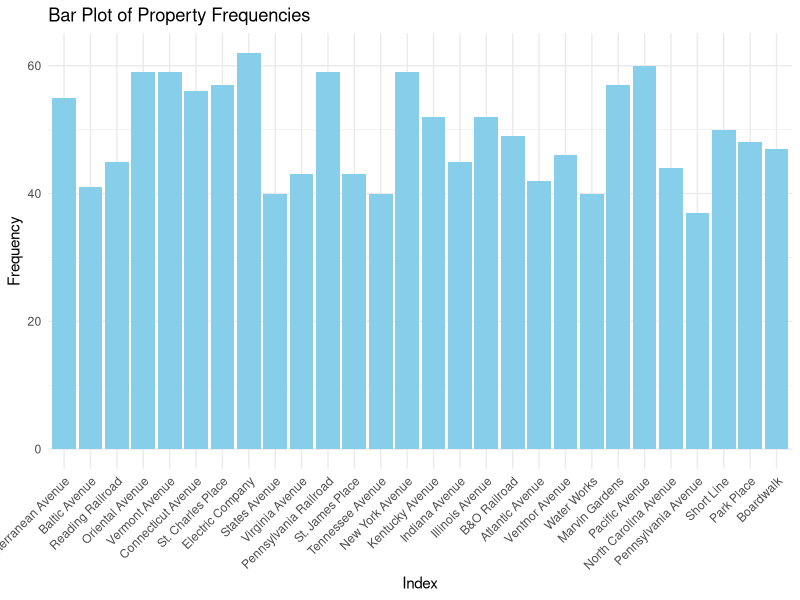
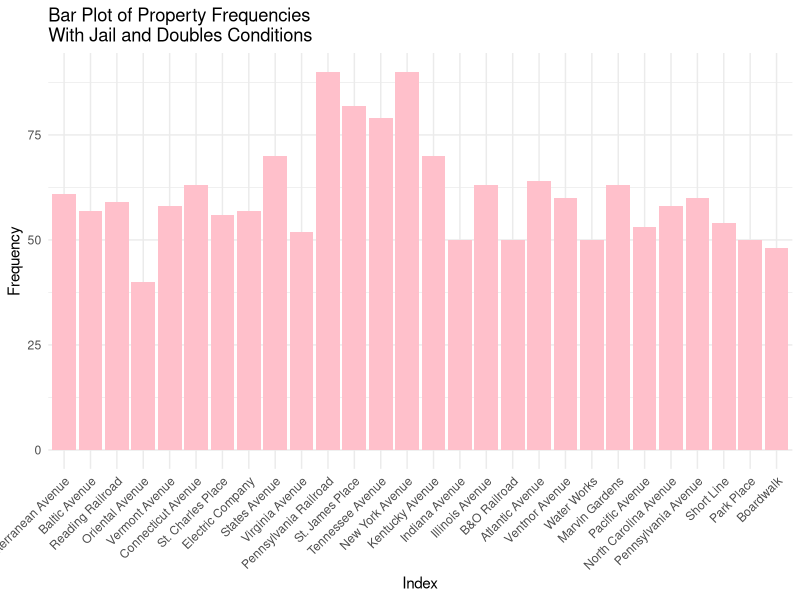
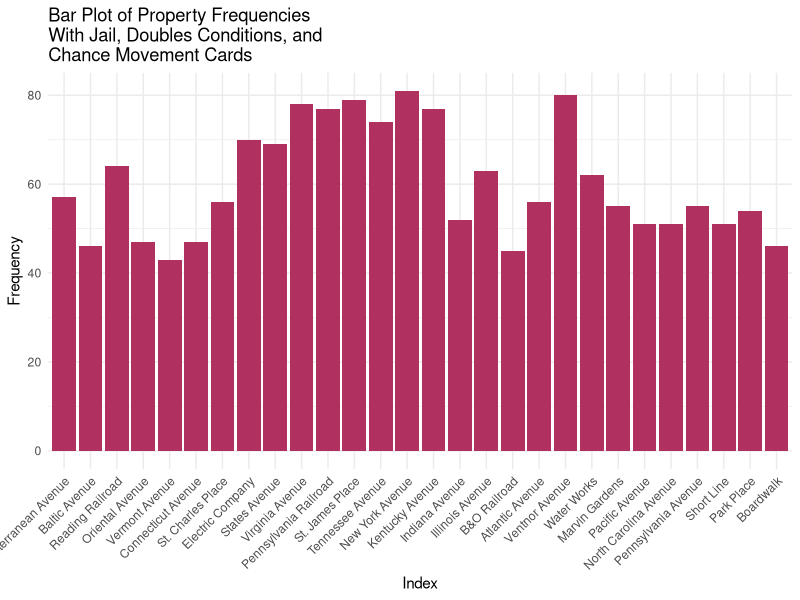

R code for these plots, in order: (Note: this script raises an error after producing the figures.)
## ---- chunk 1
knitr::opts_chunk$set(echo = TRUE)
## ---- chunk 2
# Word docx in repository
## ---- chunk 3
dice_1 <- function() {
  sample(1:6, 1) #randomly choose one number from 1-6
}

dice_2 <- function() {
  sample(1:6, 1) #randomly choose one number from 1-6
}

property_sum_10games <- c(0, 0, 0, 0, 0, 0, 0, 0, 0, 0, 0, 0, 0, 0, 0, 0, 0, 0, 0, 0, 0, 0, 0, 0, 0, 0, 0, 0)

#simulate 10 games
for (game in 1:10) {
  #initialize game board with 41 spaces that all start with 0 times they have been landed on
  game_board <- c(0, 0, 0, 0, 0, 0, 0, 0, 0, 0, 0, 0, 0, 0, 0, 0, 0, 0, 0, 0, 0, 0, 0, 0, 0, 0, 0, 0, 0, 0, 0, 0, 0, 0, 0, 0, 0, 0, 0, 0)

  #list of players
  players <- list(
    #initialize player positions (all start at position 0)
    player1 <- 0,
    player2 <- 0,
    player3 <- 0,
    player4 <- 0
  )

  #simulate 50 turns per player (200 turns in each game)
  for (i in 1:50) {
    for (j in 1:4) {
      dice_total <- dice_1() + dice_2() #rolling dice
      players[[j]] <- (players[[j]] + dice_total) %% 41 #move player forward by dice_total amount repeating around board using %% 41
      game_board[players[[j]]] <- game_board[players[[j]]] + 1 #add one for the count for the space the player just moved to
    }
  }

  #select only the indices on the board that correspond to properties
  properties <- game_board[c(2, 4, 6, 7, 9, 10, 12, 13, 14, 15, 16, 17, 19, 20, 22, 24, 25, 26, 27, 28, 29, 30, 32, 33, 35, 36, 38, 40)]

  #collect landing frequencies for 10 games
  property_sum_10games <- property_sum_10games + properties
}  

#assign names to properties
names(property_sum_10games) <- c("Mediterranean Avenue", "Baltic Avenue", "Reading Railroad", "Oriental Avenue", "Vermont Avenue", "Connecticut Avenue", "St. Charles Place", "Electric Company", "States Avenue", "Virginia Avenue", "Pennsylvania Railroad", "St. James Place", "Tennessee Avenue", "New York Avenue", "Kentucky Avenue", "Indiana Avenue", "Illinois Avenue", "B&O Railroad", "Atlantic Avenue", "Ventnor Avenue", "Water Works", "Marvin Gardens", "Pacific Avenue", "North Carolina Avenue", "Pennsylvania Avenue", "Short Line", "Park Place", "Boardwalk")

library(ggplot2)

#data frame with property names and their frequencies
prop_freq1 <- data.frame(
  property = factor(names(property_sum_10games), levels = names(property_sum_10games)),
  frequency = property_sum_10games
)

#plot frequencies in a bar chart
ggplot(prop_freq1, aes(x = property, y = frequency)) +
  geom_bar(stat = "identity", fill = "skyblue") +
  labs(x = "Index", y = "Frequency", title = "Bar Plot of Property Frequencies") +
  theme_minimal() +
  theme(axis.text.x = element_text(angle = 45, hjust = 1))
## ---- chunk 4
property_sum_10games_jail <- c(0, 0, 0, 0, 0, 0, 0, 0, 0, 0, 0, 0, 0, 0, 0, 0, 0, 0, 0, 0, 0, 0, 0, 0, 0, 0, 0, 0)

for (game in 1:10) {
  game_board <- c(0, 0, 0, 0, 0, 0, 0, 0, 0, 0, 0, 0, 0, 0, 0, 0, 0, 0, 0, 0, 0, 0, 0, 0, 0, 0, 0, 0, 0, 0, 0, 0, 0, 0, 0, 0, 0, 0, 0, 0)

  players <- list( # Store players as a list of data frames with their information
    player1 <- data.frame(
      location = 0, # Location on the board (integer)
      double_rolls = 0, # Number of times doubles have been rolled consecutively (integer)
      jail = FALSE, # Is the player in jail? (boolean)
      jail_rolls = 0), # Number of times a player has rolled while in jail (integer)
    player2 <- data.frame(
      location = 0,
      double_rolls = 0,
      jail = FALSE,
      jail_rolls = 0),
    player3 <- data.frame(
      location = 0,
      double_rolls = 0,
      jail = FALSE,
      jail_rolls = 0),
    player4 <- data.frame(
      location = 0,
      double_rolls = 0,
      jail = FALSE,
      jail_rolls = 0)
  )

  for (i in 1:50) { # Each player has 50 turns
    for (j in 1:4) { # Players take turns in order
      if (players[[j]]$jail == TRUE) { # If the player is in jail...
        d1 = dice_1()
        d2 = dice_2()
        jail_rolls <- jail_rolls + 1
        
        if (d1 == d2 || players[[j]]$jail_rolls == 3) { # If the player rolls doubles or has been in jail for 3 turns, then they get out
          jail = FALSE
          players[[j]]$jail_rolls <- 0
          dice_total <- dice_1() + dice_2()
          players[[j]]$location <- (players[[j]]$location + dice_total) %% 41
          game_board[players[[j]]$location] <- game_board[players[[j]]$location] + 1
        }
        
      } else { # If the player is not in jail...
        d1 = dice_1()
        d2 = dice_2()
        dice_total <- dice_1() + dice_2()
        players[[j]]$location <- (players[[j]]$location + dice_total) %% 41
        game_board[players[[j]]$location] <- game_board[players[[j]]$location] + 1
        
        if (players[[j]]$location == 31) { # Player landed on "Go to jail"
          players[[j]]$location <- 11
          jail = TRUE
        } else if (d1 == d2) { # Player rolled doubles on their first roll
          players[[j]]$double_rolls = players[[j]]$double_rolls + 1
        }
        
        while (players[[j]]$double_rolls > 0 & players[[j]]$double_rolls < 3) { # Player rolls again if they got doubles
          d1 = dice_1()
          d2 = dice_2()
          dice_total <- dice_1() + dice_2()
          players[[j]]$location <- (players[[j]]$location + dice_total) %% 41
          game_board[players[[j]]$location] <- game_board[players[[j]]$location] + 1
          
          if (d1 == d2) { # Increment the player's number of consecutive doubles rolls
            players[[j]]$double_rolls = players[[j]]$double_rolls + 1
          }
        }
        
        if (players[[j]]$double_rolls == 3) { # If player rolls double 3 times in a row, then they go to jail
          players[[j]]$location <- 11
          jail = TRUE
        }
      }
    }  
  }    

  properties <- game_board[c(2, 4, 6, 7, 9, 10, 12, 13, 14, 15, 16, 17, 19, 20, 22, 24, 25, 26, 27, 28, 29, 30, 32, 33, 35, 36, 38, 40)]
  
  property_sum_10games_jail <- property_sum_10games_jail + properties
}  

names(property_sum_10games_jail) <- c("Mediterranean Avenue", "Baltic Avenue", "Reading Railroad", "Oriental Avenue", "Vermont Avenue", "Connecticut Avenue", "St. Charles Place", "Electric Company", "States Avenue", "Virginia Avenue", "Pennsylvania Railroad", "St. James Place", "Tennessee Avenue", "New York Avenue", "Kentucky Avenue", "Indiana Avenue", "Illinois Avenue", "B&O Railroad", "Atlantic Avenue", "Ventnor Avenue", "Water Works", "Marvin Gardens", "Pacific Avenue", "North Carolina Avenue", "Pennsylvania Avenue", "Short Line", "Park Place", "Boardwalk")

library(ggplot2)

prop_freq2 <- data.frame(
  property = factor(names(property_sum_10games_jail), levels = names(property_sum_10games_jail)),
  frequency = property_sum_10games_jail
)

ggplot(prop_freq2, aes(x = property, y = frequency)) +
  geom_bar(stat = "identity", fill = "pink") +
  labs(x = "Index", y = "Frequency", title = "Bar Plot of Property Frequencies\nWith Jail and Doubles Conditions") +
  theme_minimal() +
  theme(axis.text.x = element_text(angle = 45, hjust = 1))
## ---- chunk 5
# Chance function
chance <- function() {
  card <- sample(1:16, 1)
  if (card == 1) {
    players[[j]]$location <- 40 # Advance to Boardwalk
  } else if (card == 2) {
    players[[j]]$location <- 1 # Advance to Go
  } else if (card == 3) {
    players[[j]]$location <- 25 # Advance to Illinois Ave
  } else if (card == 4) {
    players[[j]]$location <- 12 # Advance to St. Charles Place
  } else if (card == 5 || card == 6) { # Advance to the nearest railroad
    if (players[[j]]$location == 37) {
      players[[j]]$location <- 6 # Advance to Reading Railroad
    } else if (players[[j]]$location == 8) {
      players[[j]]$location <- 16 # Advance to Pennsylvania Railroad
    } else if (players[[j]]$location == 23) {
      players[[j]]$location <- 26 # Advance to B&O Railroad
    } # Short Line doesn't apply here
  } else if (card == 7) { # Advance to the nearest utility
    if (players[[j]]$location == 8 || players[[j]]$location == 37) {
      players[[j]]$location <- 13 # Advance to Electric Company
    } else if (players[[j]]$location == 23) {
      players[[j]]$location <- 29 # Advance to Water Works
    }
  } else if (card == 8) {
    players[[j]]$location <- players[[j]]$location - 3 # Move backwards 3 places
  } else if (card == 9) {
    players[[j]]$location <- 11 # Go to jail
    players[[j]]$jail == TRUE
  } else if (card == 10) {
    players[[j]]$location <- 6 # Advance to Reading Railroad
  } 
 }

# Simulation with the chance function and jail conditions
property_sum_10games_chance <- c(0, 0, 0, 0, 0, 0, 0, 0, 0, 0, 0, 0, 0, 0, 0, 0, 0, 0, 0, 0, 0, 0, 0, 0, 0, 0, 0, 0)

for (game in 1:10) {
  game_board <- c(0, 0, 0, 0, 0, 0, 0, 0, 0, 0, 0, 0, 0, 0, 0, 0, 0, 0, 0, 0, 0, 0, 0, 0, 0, 0, 0, 0, 0, 0, 0, 0, 0, 0, 0, 0, 0, 0, 0, 0)

  players <- list(
    player1 <- data.frame(
      location = 0,
      double_rolls = 0,
      jail = FALSE,
      jail_rolls = 0),
    player2 <- data.frame(
      location = 0,
      double_rolls = 0,
      jail = FALSE,
      jail_rolls = 0),
    player3 <- data.frame(
      location = 0,
      double_rolls = 0,
      jail = FALSE,
      jail_rolls = 0),
    player4 <- data.frame(
      location = 0,
      double_rolls = 0,
      jail = FALSE,
      jail_rolls = 0)
  )

  for (i in 1:50) {
    for (j in 1:4) {
      if (players[[j]]$jail == TRUE) {
        d1 = dice_1()
        d2 = dice_2()
        jail_rolls <- jail_rolls + 1
        
        if (d1 == d2 || players[[j]]$jail_rolls == 3) {
          jail = FALSE
          players[[j]]$jail_rolls <- 0
          dice_total <- dice_1() + dice_2()
          players[[j]]$location <- (players[[j]]$location + dice_total) %% 41
          if (players[[j]]$location == 8 || players[[j]]$location == 23 || players[[j]]$location == 37) {
            game_board[players[[j]]$location] <- game_board[players[[j]]$location] + 1
            chance()
          }
          game_board[players[[j]]$location] <- game_board[players[[j]]$location] + 1
        }
        
      } else {
        d1 = dice_1()
        d2 = dice_2()
        dice_total <- dice_1() + dice_2()
        players[[j]]$location <- (players[[j]]$location + dice_total) %% 41
        if (players[[j]]$location == 8 || players[[j]]$location == 23 || players[[j]]$location == 37) {
            game_board[players[[j]]$location] <- game_board[players[[j]]$location] + 1
            chance()
          }
        game_board[players[[j]]$location] <- game_board[players[[j]]$location] + 1
        
        if (players[[j]]$location == 31) {
          players[[j]]$location <- 11
          jail = TRUE
        } else if (d1 == d2) {
          players[[j]]$double_rolls = players[[j]]$double_rolls + 1
        }
        
        while (players[[j]]$double_rolls > 0 & players[[j]]$double_rolls < 3) {
          d1 = dice_1()
          d2 = dice_2()
          dice_total <- dice_1() + dice_2()
          players[[j]]$location <- (players[[j]]$location + dice_total) %% 41
          if (players[[j]]$location == 8 || players[[j]]$location == 23 || players[[j]]$location == 37) {
            game_board[players[[j]]$location] <- game_board[players[[j]]$location] + 1
            chance()
          }
          game_board[players[[j]]$location] <- game_board[players[[j]]$location] + 1
          
          if (d1 == d2) {
            players[[j]]$double_rolls = players[[j]]$double_rolls + 1
          }
        }
        
        if (players[[j]]$double_rolls == 3) {
          players[[j]]$location <- 11
          jail = TRUE
        }
      }
    }  
  }    

  properties <- game_board[c(2, 4, 6, 7, 9, 10, 12, 13, 14, 15, 16, 17, 19, 20, 22, 24, 25, 26, 27, 28, 29, 30, 32, 33, 35, 36, 38, 40)]
  
  property_sum_10games_chance <- property_sum_10games_chance + properties
}  

names(property_sum_10games_chance) <- c("Mediterranean Avenue", "Baltic Avenue", "Reading Railroad", "Oriental Avenue", "Vermont Avenue", "Connecticut Avenue", "St. Charles Place", "Electric Company", "States Avenue", "Virginia Avenue", "Pennsylvania Railroad", "St. James Place", "Tennessee Avenue", "New York Avenue", "Kentucky Avenue", "Indiana Avenue", "Illinois Avenue", "B&O Railroad", "Atlantic Avenue", "Ventnor Avenue", "Water Works", "Marvin Gardens", "Pacific Avenue", "North Carolina Avenue", "Pennsylvania Avenue", "Short Line", "Park Place", "Boardwalk")

# Plot
library(ggplot2)

prop_freq2 <- data.frame(
  property = factor(names(property_sum_10games_chance), levels = names(property_sum_10games_chance)),
  frequency = property_sum_10games_chance
)

ggplot(prop_freq2, aes(x = property, y = frequency)) +
  geom_bar(stat = "identity", fill = "maroon") +
  labs(x = "Index", y = "Frequency", title = "Bar Plot of Property Frequencies\nWith Jail, Doubles Conditions, and\nChance Movement Cards") +
  theme_minimal() +
  theme(axis.text.x = element_text(angle = 45, hjust = 1))
## ---- chunk 6
# Community Chest Cards Function
chest <- function() {
  chest_card <- sample(1:16, 1)
    if (chest_card == 1) {
      players[[j]]$location <- 1 # Advance to Go (Collect $200)
      players[[j]]$account <- players[[j]]$account + 200
    } else if (chest_card == 2) {
      players[[j]]$account <- players[[j]]$account + 200 # Bank error in your favor. Collect $200
    } else if (chest_card == 3) {
      players[[j]]$account <- players[[j]]$account - 50 # Doctor’s fee. Pay $50
      free_parking_fund <- free_parking_fund + 50
    } else if (chest_card == 4) {
      players[[j]]$account <- players[[j]]$money + 50 # From sale of stock you get $50
    } else if (chest_card == 5) {
      players[[j]]$get_out_of_jail_free <- TRUE # Get Out of Jail Free
    } else if (chest_card == 6) {
      players[[j]]$jail <- TRUE # Go to Jail. Go directly to jail, do not pass Go, do not collect $200
    } else if (chest_card == 7) {
      players[[j]]$account <- players[[j]]$account + 100 # Holiday fund matures. Receive $100
    } else if (chest_card == 8) {
      players[[j]]$account <- players[[j]]$account + 20 # Income tax refund. Collect $20
    } else if (chest_card == 9) {
      players[[j]]$account <- players[[j]]$account + 10 * 3 # It is your birthday. Collect $10 from every player
        for (k in 1:4) {
          if (k != j) {
            players[[k]]$account <- players[[k]]$account - 10
        }
      }
    } else if (chest_card == 10) {
      players[[j]]$account <- players[[j]]$account + 100 # Life insurance matures. Collect $100
    } else if (chest_card == 11) {
      players[[j]]$account <- players[[j]]$account - 100 # Pay hospital fees of $100
      free_parking_fund <- free_parking_fund + 100
    } else if (chest_card == 12) {
      players[[j]]$account <- players[[j]]$account - 50 # Pay school fees of $50
      free_parking_fund <- free_parking_fund + 50
    } else if (chest_card == 13) {
      players[[j]]$account <- players[[j]]$account - 25 # Receive $25 consultancy fee
      free_parking_fund <- free_parking_fund + 25
    } else if (chest_card == 14) {
      players[[j]]$account <- players[[j]]$account + 10 # You have won second prize in a beauty contest. Collect $10
    } else if (chest_card == 15) {
      players[[j]]$account <- players[[j]]$account + 100 # You inherit $100
    }
      # Card 16 is paying for houses and hotels -- doesn't apply here
}

free_parking_fund <- 0

free_parking <- function(){
  if (players[[j]]$location == 20) {  # Free Parking position
  players[[j]]$account <- players[[j]]$account + free_parking_fund
  free_parking_fund <- 0  # Reset the fund
  }
}
## ---- chunk 7
chance <- function() {
  card <- sample(1:16, 1)
  old_location <- players[[j]]$location
  new_location <- players[[j]]$location
   if (card == 1) {
    players[[j]]$location <- 40 # Advance to Boardwalk
    new_location <- players[[j]]$location
  } else if (card == 2) {
    players[[j]]$location <- 1 # Advance to Go
    new_location <- players[[j]]$location
  } else if (card == 3) {
    players[[j]]$location <- 25 # Advance to Illinois Ave
    new_location <- players[[j]]$location
  } else if (card == 4) {
    players[[j]]$location <- 12 # Advance to St. Charles Place
    new_location <- players[[j]]$location
  } else if (card == 5 || card == 6) { # Advance to the nearest railroad
    if (players[[j]]$location == 37) {
      players[[j]]$location <- 6 # Advance to Reading Railroad
      new_location <- players[[j]]$location
    } else if (players[[j]]$location == 8) {
      players[[j]]$location <- 16 # Advance to Pennsylvania Railroad
      new_location <- players[[j]]$location
    } else if (players[[j]]$location == 23) {
      players[[j]]$location <- 26 # Advance to B&O Railroad
      new_location <- players[[j]]$location
    } 
  } else if (card == 7) { # Advance to the nearest utility
    if (players[[j]]$location == 8 || players[[j]]$location == 37) {
      players[[j]]$location <- 13 # Advance to Electric Company
      new_location <- players[[j]]$location
    } else if (players[[j]]$location == 23) {
      players[[j]]$location <- 29 # Advance to Water Works
      new_location <- players[[j]]$location
    }
  } else if (card == 8) {
    players[[j]]$location <- players[[j]]$location - 3 # Move backwards 3 places
    if (players[[j]]$location == 1) {
        players[[j]]$account <- players[[j]]$account + 200 # If landed on GO collect $200
      }
    new_location <- players[[j]]$location
  } else if (card == 9) {
    players[[j]]$location <- 11 # Go to jail
    players[[j]]$jail <- TRUE
    new_location <- players[[j]]$location
  } else if (card == 10) {
    players[[j]]$location <- 6 # Advance to Reading Railroad
    new_location <- players[[j]]$location
  } 

  if (new_location < old_location && card %in% c(1, 3:7, 10)) {
    players[[j]]$account <- players[[j]]$account + 200 # Passing Go for cards 1, 3-7, and 10
  }
  
    else if (card == 11) {
      players[[j]]$account <- players[[j]]$account + 50 # Bank pays you $50
    }
    else if (card == 12) {
      players[[j]]$get_out_of_jail_free == TRUE # Get out of jail free card
    }
    else if (card == 13) {
      players[[j]]$account <- players[[j]]$account - 15 # Speeding fine $15
      free_parking_fund <- free_parking_fund + 15
    }
    else if (card == 14) {
      players[[j]]$account <- players[[j]]$account - 50 * 3
        for (k in 1:4) {
          if (k != j) {
            players[[k]]$account <- players[[k]]$account + 50 # Elected Chairman of the Board; pay each player $50
          }
        }
    }
    else if (card == 15) {
      players[[j]]$account <- players[[j]]$account + 150 # Building loan matures; collect $150
      
      # Card 16 is paying for houses and hotels -- doesn't apply here
    }
}
## ---- chunk 8
chance <- function() {
  card <- sample(1:16, 1)
  if (card == 1) {
    players[[j]]$location <- 40 # Advance to Boardwalk
  } else if (card == 2) {
    players[[j]]$location <- 1 # Advance to Go
    players[[j]]$account <- players[[j]]$account + 200
  } else if (card == 3) {
    players[[j]]$location <- 25 # Advance to Illinois Ave
    if (players[[j]]$location == 37) {
      players[[j]]$account <- players[[j]]$account + 200
    }
  } else if (card == 4) {
    players[[j]]$location <- 12 # Advance to St. Charles Place
    if (players[[j]]$location != 8) {
      players[[j]]$account <- players[[j]]$account + 200
    }
  } else if (card == 5 || card == 6) { # Advance to the nearest railroad
    if (players[[j]]$location == 37) {
      players[[j]]$location <- 6 # Advance to Reading Railroad
      players[[j]]$account <- players[[j]]$account + 200
    } else if (players[[j]]$location == 8) {
      players[[j]]$location <- 16 # Advance to Pennsylvania Railroad
    } else if (players[[j]]$location == 23) {
      players[[j]]$location <- 26 # Advance to B&O Railroad
    } 
  } else if (card == 7) { # Advance to the nearest utility
    if (players[[j]]$location == 8 || players[[j]]$location == 37) {
      players[[j]]$location <- 13 # Advance to Electric Company
      if (players[[j]]$location == 37) {
      players[[j]]$account <- players[[j]]$account + 200
    }
    } else if (players[[j]]$location == 23) {
      players[[j]]$location <- 29 # Advance to Water Works
    }
  } else if (card == 8) {
    players[[j]]$location <- players[[j]]$location - 3 # Move backwards 3 places
  } else if (card == 9) {
    players[[j]]$location <- 11 # Go to jail
    players[[j]]$jail <- TRUE
  } else if (card == 10) {
    players[[j]]$location <- 6 # Advance to Reading Railroad
    players[[j]]$account <- players[[j]]$account + 200
  } else if (card == 11) { # Bank pays you $50
    players[[j]]$account <- players[[j]]$account + 50
  } else if (card == 12) { # Get out of jail free
    players[[j]]$get_out_of_jail_free = TRUE
  } else if (card == 13) { # Speeding fine
    players[[j]]$account <- players[[j]]$account - 15
  } else if (card == 14) { # Elected chairman
    players[[j]]$account <- players[[j]]$account + 150
    for (k in 1:4) {
      if (players[[j]] != players[[k]]) {
        players[[k]]$account <- players[[k]]$account - 50
      }
    }
  } else if (card == 15) { # Building loan matures
    players[[j]]$account <- players[[j]]$account + 150
  }
}
## ---- chunk 9
#This function will divide all the properties between the four players
#Input: properties vector
#Return: Four equal groups of randomly shuffled elements from the properties vector

divide_properties <- function(x) {
  shuffled <- sample(x) #randomly shuffles all the elements of the properties vector
  n <- length(shuffled) #length of shuffled vector
  indices <- rep(1:4, times = 7) #creates a vector that contains a repeating sequence from 1 to 4 that is 28 elements long
  result <- split(shuffled, indices) #splits shuffled vector into four groups
}
## ---- chunk 10
#This function will determine the ownership of a property when it is landed on
ownership <- function(x) {
  for (p in players) {
    for (i in 1:7) {
      if (x == players[[p]]$owned_properties[i]) {
        if (p == players[[p]]$ID) {
          return(NULL)
        } else {
          return(players[[p]])
        }
      }
    }
  }
}
## ---- chunk 11
#This function will calculate fees owed on special properties (railroads and utilities)
#Input: a vector of integers with each integer corresponding to a property on the board
#Return: a vector of fees owed
special_ownership <- function(x) {
  rail_count <- 0 #initialize number of railroad properties held to zero
  util_count <- 0 #initialize number of utility properties held to zero
  for (i in 1:7) {
    #check if property is a railroad (positions 6, 16, 26 and 36)
    if (x[i] == 6 || x[i] == 16 || x[i] == 26 || x[i] == 36) {
      rail_count <- rail_count + 1 #add one to railroad count vector
    #check if property is a utility (positions 13 and 29)
    } else if (x[i] == 13 || x[i] == 29) {
      util_count = util_count + 1 #add one to utility count vector
    }
  }
  
  fees <- c() #this vector will hold the fee values

  #determine fee owed based on number railroad cards owned 
  if (rail_count == 0) {
    fees <- append(fees, 0) #add 0 to fees vector
  } else if (rail_count == 1) {
    fees <- append(fees, 25) #add 25 to fees vector
  } else if (rail_count == 2) {
    fees <- append(fees, 50) #add 50 to fees vector
  } else {
    fees <- append(fees, 100) #add 100 to fees vector
  }

  #determine fee owed based on number utility cards owned 
  if (util_count == 0) {
    fees <- append(fees, 0) #add 0 to fees vector
  } else if (util_count == 1) {
    fees <- append(fees, 4) #add 4 to fees vector
  } else {
    fees <- append(fees, 10) #add 10 to fees vector
  } 
  
  return(fees) #vector of fees owed
}
## ---- chunk 12
#This function facilitates rent transactions between players
#Input: a numeric value that corresponds to a position on the board that the player has moved to
#Return: modifies player accounts in the player list
rent <- function(x) {
  if (x == 1) { # Go position
    players[[j]]$account = players[[j]]$account + 200 #player money +200
  } else if (x == 5) { # Income tax position
    players[[j]]$account = players[[j]]$account - 200 #player money -200
  } else if (x == 39) { # Luxury tax position
    players[[j]]$account = players[[j]]$account - 100
  }
  
  owner <- ownership(x)
  if (owner$in_game == TRUE) {
    if (x == 2) { # Mediterranean Ave
      players[[j]]$account = players[[j]]$account - 2
      owner$account = owner$account + 2
    } else if (x == 4) { # Baltic Ave
      players[[j]]$account = players[[j]]$account - 4
      owner$account = owner$account + 4
    } else if (x == 6 || x == 16 || x == 26 || x == 36) { # Railroads
      special_fees <- owner$rails_and_utils
      players[[j]]$account = players[[j]]$account - special_fees[1]
      owner$account = owner$account + special_fees[1]
    } else if (x == 7) { # Oriental Ave
      players[[j]]$account = players[[j]]$account - 6
      owner$account = owner$account + 6
    } else if (x == 9) { # Vermont Ave
      players[[j]]$account = players[[j]]$account - 6
      owner$account = owner$account + 6
    } else if (x == 10) { # Connecticut Ave
      players[[j]]$account = players[[j]]$account - 8
      owner$account = owner$account + 8
    } else if (x == 12) { # St. Charles Place
      players[[j]]$account = players[[j]]$account - 10
      owner$account = owner$account + 10
    } else if (x == 13 || x == 29) { # Utilities
      special_fees <- owner$rails_and_utils
      players[[j]]$account = players[[j]]$account - special_fees[2]
      owner$account = owner$account + special_fees[2]
    } else if (x == 14) { # States Ave
      players[[j]]$account = players[[j]]$account - 10
      owner$account = owner$account + 10
    } else if (x == 15) { # Virginia Ave
      players[[j]]$account = players[[j]]$account - 12
      owner$account = owner$account + 12
    } else if (x == 17) { # St. James Place
      players[[j]]$account = players[[j]]$account - 14
      owner$account = owner$account + 14
    } else if (x == 19) { # Tennessee Ave
      players[[j]]$account = players[[j]]$account - 14
      owner$account = owner$account + 14
    } else if (x == 20) { # New York Ave
      players[[j]]$account = players[[j]]$account - 16
      owner$account = owner$account + 16
    } else if (x == 22) { # Kentucky Ave
      players[[j]]$account = players[[j]]$account - 18
      owner$account = owner$account + 18
    } else if (x == 24) { # Indiana Ave
      players[[j]]$account = players[[j]]$account - 18
      owner$account = owner$account + 18
    } else if (x == 25) { # Illinois Ave
      players[[j]]$account = players[[j]]$account - 20
      owner$account = owner$account + 20
    } else if (x == 27) { # Atlantic Ave
      players[[j]]$account = players[[j]]$account - 22
      owner$account = owner$account + 22
    } else if (x == 28) { # Vetnor Ave
      players[[j]]$account = players[[j]]$account - 22
      owner$account = owner$account + 22
    } else if (x == 30) { # Marvin Gardens
      players[[j]]$account = players[[j]]$account - 24
      owner$account = owner$account + 24
    } else if (x == 32) { # Pacific Ave
      players[[j]]$account = players[[j]]$account - 26
      owner$account = owner$account + 26
    } else if (x == 33) { # North Carolina Ave
      players[[j]]$account = players[[j]]$account - 26
      owner$account = owner$account + 26
    } else if (x == 35) { # Pennsylvania Ave
      players[[j]]$account = players[[j]]$account - 28
      owner$account = owner$account + 28
    } else if (x == 38) { # Park Place
      players[[j]]$account = players[[j]]$account - 35
      owner$account = owner$account + 35
    } else if (x == 40) { # Boardwalk
      players[[j]]$account = players[[j]]$account - 50
      owner$account = owner$account + 50
    }
  }
}
## ---- chunk 13
properties <- c(2, 4, 6, 7, 9, 10, 12, 13, 14, 15, 16, 17, 19, 20, 22, 24, 25, 26, 27, 28, 29, 30, 32, 33, 35, 36, 38, 40)

# Randomly give each player 7 properties
property_groups <- divide_properties(properties)

# Add location of properties to players owned properties vector
players <- list(
  player1 <- list(
    ID = 1,
    location = 0,
    double_rolls = 0,
    jail = FALSE,
    jail_rolls = 0,
    account = 1500,
    owned_properties <- property_groups[1],
    rails_and_utils <- special_ownership(unlist(owned_properties)),
    get_out_of_jail_free = FALSE,
    in_game = TRUE),
  player2 <- list(
    ID = 2,
    location = 0,
    double_rolls = 0,
    jail = FALSE,
    jail_rolls = 0,
    account = 1500,
    owned_properties <- property_groups[2],
    rails_and_utils <- special_ownership(unlist(owned_properties)),
    get_out_of_jail_free = FALSE,
    in_game = TRUE),
  player3 <- list(
    ID = 3,
    location = 0,
    double_rolls = 0,
    jail = FALSE,
    jail_rolls = 0,
    account = 1500,
    owned_properties <- property_groups[3],
    rails_and_utils <- special_ownership(unlist(owned_properties)),
    get_out_of_jail_free = FALSE,
    in_game = TRUE),
  player4 <- list(
    ID = 4,
    location = 0,
    double_rolls = 0,
    jail = FALSE,
    jail_rolls = 0,
    account = 1500,
    owned_properties <- property_groups[4],
    rails_and_utils <- special_ownership(unlist(owned_properties)),
    get_out_of_jail_free = FALSE,
    in_game = TRUE)
  )

# Make attribute to know how many players are still in
players_in <- 4
# Make attribute to count the number of turns taken
total_turns <- 0

while (players_in > 1) {
  # Add rent function to this whole thing
  for (j in 1:4) {
    if (players[[j]]$in_game == TRUE) {
      if (players[[j]]$jail == TRUE & players[[j]]$get_out_of_jail_free == FALSE) {
        d1 = dice_1()
        d2 = dice_2()
        jail_rolls <- jail_rolls + 1
        
        if (d1 == d2 || players[[j]]$jail_rolls == 3) {
          jail = FALSE
          players[[j]]$jail_rolls <- 0
          dice_total <- dice_1() + dice_2()
          players[[j]]$location <- (players[[j]]$location + dice_total) %% 41
          if (players[[j]]$location == 8 || players[[j]]$location == 23 || players[[j]]$location == 37) {
            chance()
          }
          # Add community chest
          if (players[[j]]$location == 3 || players[[j]]$location == 18 || players[[j]]$location == 34) {
            chest()
          }
          # Pay rent
          rent(players[[j]]$location)
        }
        total_turns = total_turns + 1
        
      } else {
        if (players[[j]]$jail == TRUE & players[[j]]$get_out_of_jail_free == TRUE) {
          players[[j]]$jail == FALSE
          players[[j]]$get_out_of_jail_free == FALSE
        }
        d1 = dice_1()
        d2 = dice_2()
        dice_total <- dice_1() + dice_2()
        players[[j]]$location <- (players[[j]]$location + dice_total) %% 41
        if (players[[j]]$location == 8 || players[[j]]$location == 23 || players[[j]]$location == 37) {
            chance()
        }
        if (players[[j]]$location == 3 || players[[j]]$location == 18 || players[[j]]$location == 34) {
            chest()
          }
          # Pay rent
          rent(players[[j]]$location)
      }
        
      if (players[[j]]$location == 31) {
        players[[j]]$location <- 11
        jail = TRUE
      } else if (d1 == d2) {
        players[[j]]$double_rolls = players[[j]]$double_rolls + 1
      }
        
      while (players[[j]]$double_rolls > 0 & players[[j]]$double_rolls < 3) {
        d1 = dice_1()
        d2 = dice_2()
        dice_total <- dice_1() + dice_2()
        players[[j]]$location <- (players[[j]]$location + dice_total) %% 41
        if (players[[j]]$location == 8 || players[[j]]$location == 23 || players[[j]]$location == 37) {
          chance()
        }
        # Add community chest
        if (players[[j]]$location == 3 || players[[j]]$location == 18 || players[[j]]$location == 34) {
          chest()
        }
        # Pay rent
        rent(players[[j]]$location)
      }
          
      if (d1 == d2) {
        players[[j]]$double_rolls = players[[j]]$double_rolls + 1
      }
      
      if (players[[j]]$double_rolls == 3) {
        players[[j]]$location <- 11
        jail = TRUE
      }
      
      if (players[[j]]$account < 0) {
        players[[j]]$in_game = FALSE
        players_in = players_in - 1
      }
      
      total_turns = total_turns + 1
    }
  }
}

## ---- chunk 14
get_active_players <- function(players) {
  return(which(sapply(players, function(p) p$in_game)))
}

turn_counter <- 0 # put before game loop 

turn_counter <- turn_counter + 1 # put inside the for (j in 1:4) loop, after each player's turn

# At end of game loop, after while loop finishes 
remaining_players <- get_active_players(players)

if (length(remaining_players) == 1) {
  winner <- players[[remaining_players]]
  
  cat("\n GAME OVER! \n")
  cat("---------------------\n")
  cat("Winner Player ID:", winner$ID, "\n")
  cat("Number of Turns:", turn_counter, "\n")
  cat("Final Money Amount:", winner$account, "\n")
  cat("---------------------\n")
}
